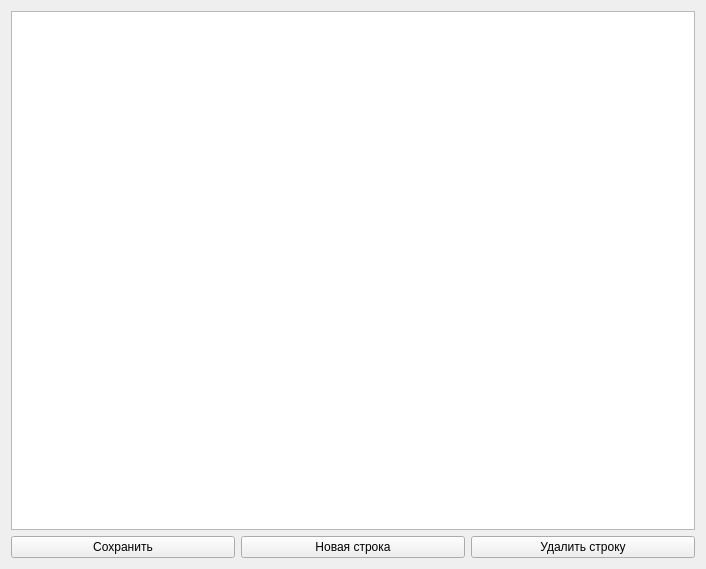
<?xml version="1.0" encoding="UTF-8"?>
<ui version="4.0">
 <class>Form</class>
 <widget class="QWidget" name="Form">
  <property name="geometry">
   <rect>
    <x>0</x>
    <y>0</y>
    <width>706</width>
    <height>569</height>
   </rect>
  </property>
  <property name="windowTitle">
   <string>Edit</string>
  </property>
  <layout class="QGridLayout" name="gridLayout_2">
   <item row="1" column="0">
    <layout class="QGridLayout" name="gridLayout_3">
     <item row="2" column="0">
      <widget class="QPushButton" name="save_button">
       <property name="text">
        <string>Сохранить</string>
       </property>
      </widget>
     </item>
     <item row="2" column="2">
      <widget class="QPushButton" name="delete_button">
       <property name="text">
        <string>Удалить строку</string>
       </property>
      </widget>
     </item>
     <item row="2" column="1">
      <widget class="QPushButton" name="newline_button">
       <property name="text">
        <string>Новая строка</string>
       </property>
      </widget>
     </item>
    </layout>
   </item>
   <item row="0" column="0">
    <widget class="QTableWidget" name="table"/>
   </item>
  </layout>
 </widget>
 <resources/>
 <connections/>
</ui>
